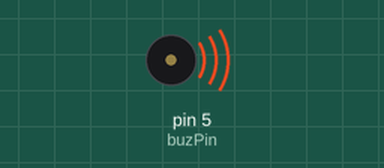
Recording of a sketch running on a simulated Arduino Uno, built with avr-gcc and run on an emulated ATmega328P. On the bench: buzzer (waves = sounding, pin HIGH).

Above: at 0.07 s.
Timing chart, 0 to 3.0 s (numbered marks = the images above):
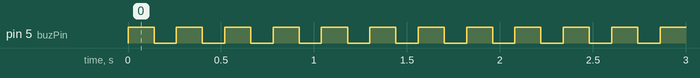

Measured:
- by itself, pin 5 (buzPin): alternates HIGH for 0.14 s and LOW for 0.12 s

The sketch:

ACTIVE_BUZZER.ino
```cpp
int buzPin = 5;

void setup() {
  // put your setup code here, to run once:

  pinMode(buzPin,OUTPUT);
}

void loop() {
  // put your main code here, to run repeatedly:

  digitalWrite(buzPin,HIGH);
  delay(140);
  digitalWrite(buzPin,LOW);
  delay(120);
}
```
